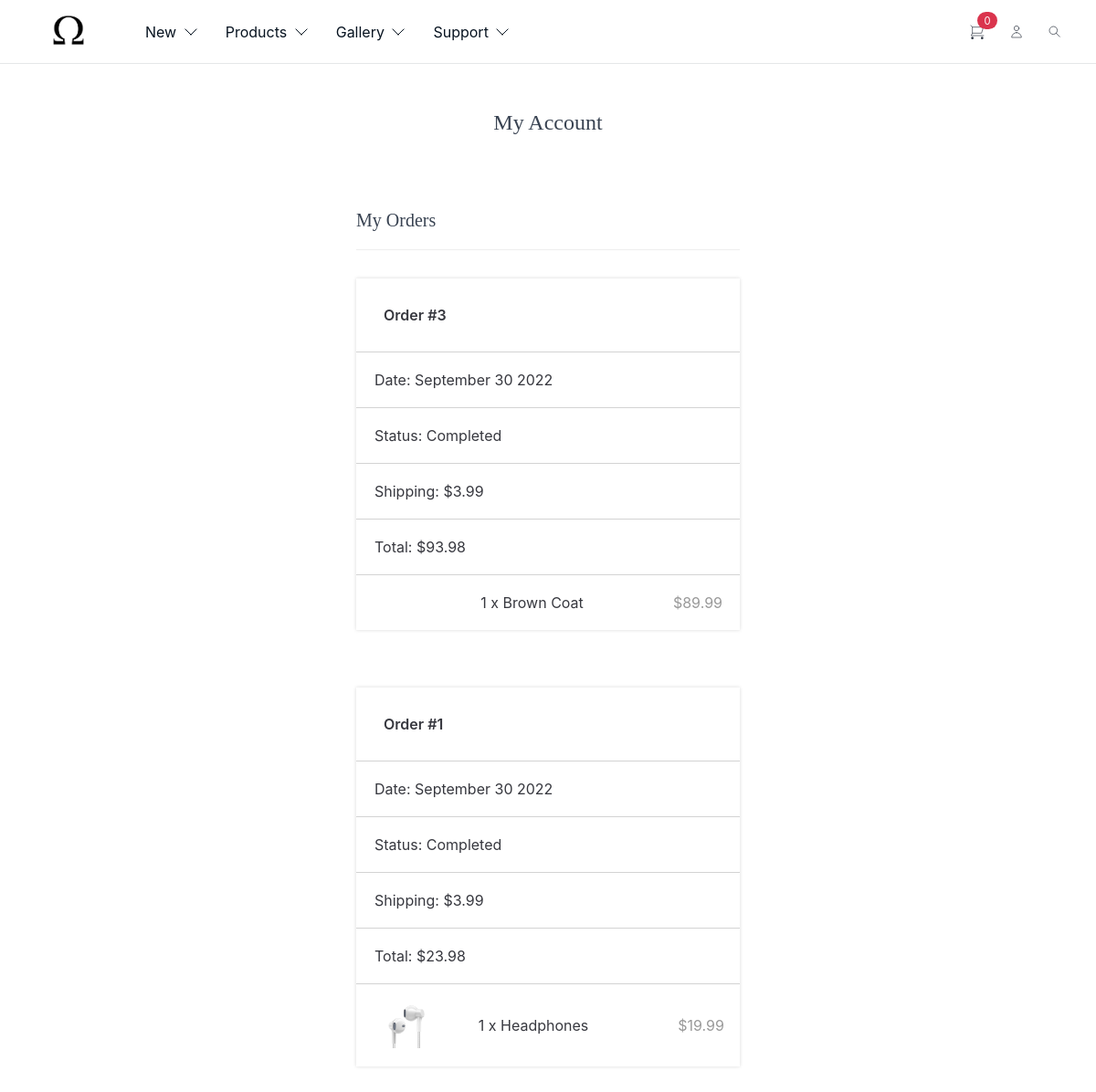
The page /index.php?page=myaccount (signed in) on the database its author committed.
### tables this page shows
CREATE TABLE `transactions` (
  `id` int(11) NOT NULL,
  `txn_id` varchar(255) NOT NULL,
  `payment_amount` decimal(7,2) NOT NULL,
  `payment_status` varchar(30) NOT NULL,
  `created` datetime NOT NULL,
  `payer_email` varchar(255) NOT NULL DEFAULT '',
  `first_name` varchar(100) NOT NULL DEFAULT '',
  `last_name` varchar(100) NOT NULL DEFAULT '',
  `address_street` varchar(255) NOT NULL DEFAULT '',
  `address_city` varchar(100) NOT NULL DEFAULT '',
  `address_state` varchar(100) NOT NULL DEFAULT '',
  `address_zip` varchar(50) NOT NULL DEFAULT '',
  `address_country` varchar(100) NOT NULL DEFAULT '',
  `account_id` int(11) DEFAULT NULL,
  `payment_method` varchar(50) NOT NULL DEFAULT 'website',
  `shipping_method` varchar(255) NOT NULL DEFAULT '',
  `shipping_amount` decimal(7,2) NOT NULL DEFAULT 0.00,
  `discount_code` varchar(50) NOT NULL DEFAULT ''
);

CREATE TABLE `products` (
  `id` int(11) NOT NULL,
  `name` varchar(200) NOT NULL,
  `description` text NOT NULL,
  `price` decimal(7,2) NOT NULL,
  `rrp` decimal(7,2) NOT NULL DEFAULT 0.00,
  `quantity` int(11) NOT NULL,
  `date_added` datetime NOT NULL DEFAULT current_timestamp(),
  `weight` decimal(7,2) NOT NULL DEFAULT 0.00,
  `url_slug` varchar(255) NOT NULL DEFAULT '',
  `status` tinyint(1) NOT NULL DEFAULT 1
);

CREATE TABLE `transactions_items` (
  `id` int(11) NOT NULL,
  `txn_id` varchar(255) NOT NULL,
  `item_id` int(11) NOT NULL,
  `item_price` decimal(7,2) NOT NULL,
  `item_quantity` int(11) NOT NULL,
  `item_options` varchar(255) NOT NULL
);

### myaccount.php (the view, shortened to what this page needs)
<?php
$tab = isset($_GET['tab']) ? $_GET['tab'] : 'orders';
if (isset($_SESSION['account_loggedin'])) {
    $stmt = $pdo->prepare('SELECT * FROM transactions  WHERE account_id = ? ORDER BY created DESC');
    $stmt->execute([ $_SESSION['account_id'] ]);
    $transactions = $stmt->fetchAll(PDO::FETCH_ASSOC);
    $stmt = $pdo->prepare('SELECT
        p.name,
        p.id AS product_id,
        t.txn_id,
        t.payment_status,
        t.created AS transaction_date,
        ti.item_price AS price,
        ti.item_quantity AS quantity,
        ti.item_id,
        (SELECT m.full_path FROM products_media pm JOIN media m ON m.id = pm.media_id WHERE pm.product_id = p.id ORDER BY pm.position ASC LIMIT 1) AS img
        FROM transactions t
        JOIN transactions_items ti ON ti.txn_id = t.txn_id
        JOIN accounts a ON a.id = t.account_id
        JOIN products p ON p.id = ti.item_id
        WHERE t.account_id = ?
        ORDER BY t.created DESC');
    $stmt->execute([ $_SESSION['account_id'] ]);
    $transactions_items = $stmt->fetchAll(PDO::FETCH_ASSOC);
}
?>
<?=template_header('My Account')?>
<div class="myaccount content-wrapper" id="settings">
    <?php if (!isset($_SESSION['account_loggedin'])): ?>
    <div class="login-register">
        <div class="login">
            <h1>Login</h1>
            <form action="" method="post" style="margin-top: -10px;">
                <label for="email" class="form-label">Email</label>
                <input type="email" name="email" id="email" placeholder="andrei@example.com" required class="form-field">
                <label for="password" class="form-label">Password</label>
                <input type="password" name="password" id="password" placeholder="Password" required class="form-field" style="margin-bottom: 15px;">
                <a href="/omegashop/index.php?page=register" style="color: lightslategrey;">Sign up</a>
                <input name="login" type="submit" value="Login" class="btn">
            </form>
            <?php if ($error): ?>
            <p class="error"><?=$error?></p>
            <?php endif; ?>
        </div>
    </div>
    <?php else: ?>
    <h1>My Account</h1>
    <?php if ($tab == 'orders'): ?>
    <div class="myorders">
        <h2>My Orders</h2>
        <?php foreach ($transactions as $transaction): ?>
        <div class="order" style="width: 100% !important;">
            <div class="order-header">
                <div>
                    <div style="border-bottom: 1px solid lightgrey; padding: 30px; font-weight: 600;"><span>Order</span> #<?=$transaction['id']?></div>
                    <div class="rhide" style="border-bottom: 1px solid lightgrey; padding-left: 5px; padding: 20px;"><span>Date: </span><?=date('F j Y', strtotime($transaction['created']))?></div>
                    <div style="border-bottom: 1px solid lightgrey; padding-left: 5px; padding: 20px;"><span>Status: </span><?=$transaction['payment_status']?></div>
                </div>
                <div>
                    <div class="rhide" style="border-bottom: 1px solid lightgrey; padding-left: 5px; padding: 20px;"><span>Shipping: </span><?=currency_code?><?=number_format($transaction['shipping_amount'],2)?></div>
                    <div style="padding-left: 5px; padding: 20px;"><span>Total: </span><?=currency_code?><?=number_format($transaction['payment_amount'],2)?></div>
                </div>
            </div>
            <div class="order-items" style="padding: 0px !important;">
                <table>
                    <tbody>
                        <?php foreach ($transactions_items as $transaction_item): ?>
                        <?php if ($transaction_item['txn_id'] != $transaction['txn_id']) continue; ?>
                        <tr style="border-top: 0.5px solid lightgray !important;">
                            <td class="img">
                                <?php if (!empty($transaction_item['img']) && file_exists($transaction_item['img'])): ?>
                                <img src="<?=base_url?><?=$transaction_item['img']?>" width="50" height="50" alt="<?=$transaction_item['name']?>">
                                <?php endif; ?>
                            </td>
                            <td class="name"><?=$transaction_item['quantity']?> x <?=$transaction_item['name']?></td>
                            <td style="text-align: center;" class="price" st><?=currency_code?><?=number_format($transaction_item['price'] * $transaction_item['quantity'],2)?></td>
                        </tr>
                        <?php endforeach; ?>
                    </tbody>
                </table>
            </div>
        </div>
        <?php endforeach; ?>
    </div>
    <?php endif; ?>
    <?php endif; ?>
</div>

### style.css (style rules this page uses)
div.myorders { width: 40% !important; }
main .myaccount .myorders { padding-bottom: 0 !important; }
body { max-width: 100% !important; overflow-x: hidden !important; }
* { box-sizing: border-box; font-family: -apple-system, BlinkMacSystemFont, "segoe ui", roboto, oxygen, ubuntu, cantarell, "fira sans", "droid sans", "helvetica neue", Arial, sans-serif; font-size: 16px; }
html { height: 100%; }
body { position: relative; min-height: 100%; background-color: #ffffff; margin: 0; padding-bottom: 100px; }
h1, h2, h3, h4, h5 { color: #394352; }
.content-wrapper { width: 1050px; margin: 0 auto; }
main .cart h1, main .myaccount h1 { display: block; font-weight: normal; margin: 0; padding: 40px 0; font-size: 24px; text-align: center; width: 100%; }
main .cart table, main .myaccount table { width: 100%; }
main .cart table tbody td, main .myaccount table tbody td { padding: 20px 0; }
main .cart table tbody td:last-child, main .myaccount table tbody td:last-child { text-align: right; }
main .cart table .img, main .myaccount table .img { width: 80px; }
main .cart table .price, main .cart table .options, main .myaccount table .price, main .myaccount table .options { color: #999999; }
main .checkout h1, main .myaccount h1 { display: block; font-weight: normal; margin: 0; padding: 50px 0; font-size: 24px; text-align: center; width: 100%; }
td.img { display: flex !important; justify-content: flex-end !important; }
main .myaccount { display: flex; flex-flow: wrap; justify-content: center; }
main .myaccount .myorders, main .myaccount .mydownloads, main .myaccount .settings { padding-bottom: 50px; }
main .myaccount .myorders .order { box-shadow: 0px 0px 4px 0px rgba(0, 0, 0, 0.15); margin: 7.5% 0 15% 0; padding-bottom: 0px !important; width: 300px !important; }
main .myaccount .myorders .order .order-items { padding: 15px; }
main .myaccount .myorders .order .order-items table { margin: 0; padding: 0; }
main .myaccount h2 { width: 100%; font-weight: normal; font-size: 20px; padding: 30px 0 20px 0; margin: 0 0 10px 0; border-bottom: 1px solid #eeeeee; }
main .myaccount table { padding-bottom: 40px; }
main .myaccount table tr:last-child td { border-bottom: 0; }
main .myaccount table .name { word-break: break-all; }

### filtering/1_accordion.css (style rules this page uses)
:root { --ak6-color-primary-hsl: 250, 84%, 54%; --ak6-color-bg-hsl: 0, 0%, 100%; --ak6-color-contrast-high-hsl: 230, 7%, 23%; --ak6-color-contrast-higher-hsl: 230, 13%, 9%; --ak6-color-contrast-lower-hsl: 240, 4%, 85%; --ak6-color-accent-hsl: 342, 89%, 48%; --ak6-space-2xs: 0.375rem; --ak6-space-sm: 0.75rem; --ak6-space-md: 1.25rem; --ak6-space-xs: 0.5rem; --ak6-text-md: 1.2rem; --ak6-text-sm: 0.833rem; }
@media (min-width: 64rem) { :root { --ak6-space-2xs: 0.5625rem; --ak6-space-sm: 1.125rem; --ak6-space-md: 2rem; --ak6-space-xs: 0.75rem; --ak6-text-md: 1.5625rem; --ak6-text-sm: 1rem; } }
:root { --accordion-border-width: 1px; --accordion-icon-size: 20px; --accordion-icon-stroke-width: 2px; }

### filtering/1_custom-select.css (style rules this page uses)
:root { --ca8-color-primary-hsl: 250, 84%, 54%; --ca8-color-bg-hsl: 0, 0%, 100%; --ca8-color-contrast-high-hsl: 230, 7%, 23%; --ca8-color-contrast-higher-hsl: 230, 13%, 9%; --ca8-color-primary-dark-hsl: 250, 84%, 46%; --ca8-color-contrast-medium-hsl: 225, 4%, 47%; --ca8-color-bg-light-hsl: 0, 0%, 100%; --ca8-color-white-hsl: 0, 0%, 100%; --ca8-color-bg-dark-hsl: 240, 4%, 95%; --ca8-color-bg-lighter-hsl: 0, 0%, 100%; --ca8-color-black-hsl: 231, 15%, 9%; --ca8-space-3xs: 0.25rem; --ca8-space-2xs: 0.375rem; --ca8-space-xs: 0.5rem; --ca8-space-sm: 0.75rem; --ca8-text-sm: 0.833rem; }
@media (min-width: 64rem) { :root { --ca8-space-3xs: 0.375rem; --ca8-space-2xs: 0.5625rem; --ca8-space-xs: 0.75rem; --ca8-space-sm: 1.125rem; --ca8-text-sm: 1rem; } }
:root { --select-icon-size: 16px; --select-icon-right-margin: var(--ca8-space-sm); --select-text-icon-gap: var(--ca8-space-3xs); }
:root { --select-dropdown-gap: 4px; }

### filtering/1_number-input.css (style rules this page uses)
:root { --nd6-color-primary-hsl: 250, 84%, 54%; --nd6-color-bg-hsl: 0, 0%, 100%; --nd6-color-contrast-high-hsl: 230, 7%, 23%; --nd6-color-contrast-higher-hsl: 230, 13%, 9%; --nd6-color-primary-dark-hsl: 250, 84%, 46%; --nd6-color-contrast-lower-hsl: 240, 4%, 85%; --nd6-color-contrast-low-hsl: 240, 4%, 65%; --nd6-color-white-hsl: 0, 0%, 100%; --nd6-color-bg-dark-hsl: 240, 4%, 95%; --nd6-space-3xs: 0.25rem; --nd6-space-2xs: 0.375rem; --nd6-space-xs: 0.5rem; --nd6-text-sm: 0.833rem; }
@media (min-width: 64rem) { :root { --nd6-space-3xs: 0.375rem; --nd6-space-2xs: 0.5625rem; --nd6-space-xs: 0.75rem; --nd6-text-sm: 1rem; } }

### rows shown on the page
transactions: id "3", created "September 30 2022", payment_status "Completed", shipping_amount "3.99", payment_amount "93.98"
products: transactions_items.item_quantity "1", name "Brown Coat", transactions_items.item_price "89.99"
transactions: id "1", created "September 30 2022", payment_status "Completed", shipping_amount "3.99", payment_amount "23.98"
products: transactions_items.item_quantity "1", name "Headphones", transactions_items.item_price "19.99"

### other values the page prints
$num_items_in_cart "0"
